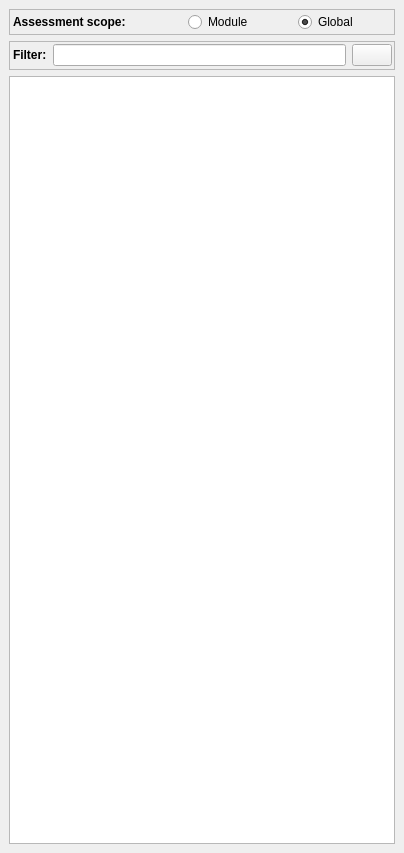
<?xml version="1.0" encoding="UTF-8"?>
<ui version="4.0">
 <class>PipeLineDock</class>
 <widget class="QDockWidget" name="PipeLineDock">
  <property name="geometry">
   <rect>
    <x>0</x>
    <y>0</y>
    <width>404</width>
    <height>853</height>
   </rect>
  </property>
  <property name="minimumSize">
   <size>
    <width>404</width>
    <height>299</height>
   </size>
  </property>
  <property name="features">
   <set>QDockWidget::DockWidgetClosable|QDockWidget::DockWidgetMovable</set>
  </property>
  <property name="allowedAreas">
   <set>Qt::LeftDockWidgetArea</set>
  </property>
  <property name="windowTitle">
   <string>Pipeline</string>
  </property>
  <widget class="QWidget" name="dockWidgetContents">
   <property name="sizePolicy">
    <sizepolicy hsizetype="MinimumExpanding" vsizetype="Expanding">
     <horstretch>0</horstretch>
     <verstretch>0</verstretch>
    </sizepolicy>
   </property>
   <property name="minimumSize">
    <size>
     <width>400</width>
     <height>0</height>
    </size>
   </property>
   <layout class="QVBoxLayout" name="verticalLayout">
    <item>
     <widget class="QFrame" name="scopeFrame">
      <property name="sizePolicy">
       <sizepolicy hsizetype="Preferred" vsizetype="Fixed">
        <horstretch>0</horstretch>
        <verstretch>0</verstretch>
       </sizepolicy>
      </property>
      <property name="maximumSize">
       <size>
        <width>16777215</width>
        <height>16777215</height>
       </size>
      </property>
      <property name="frameShape">
       <enum>QFrame::StyledPanel</enum>
      </property>
      <layout class="QHBoxLayout" name="horizontalLayout">
       <property name="spacing">
        <number>0</number>
       </property>
       <property name="sizeConstraint">
        <enum>QLayout::SetDefaultConstraint</enum>
       </property>
       <property name="leftMargin">
        <number>3</number>
       </property>
       <property name="topMargin">
        <number>2</number>
       </property>
       <property name="rightMargin">
        <number>0</number>
       </property>
       <property name="bottomMargin">
        <number>2</number>
       </property>
       <item>
        <widget class="QLabel" name="scopeLabel">
         <property name="sizePolicy">
          <sizepolicy hsizetype="Preferred" vsizetype="Fixed">
           <horstretch>0</horstretch>
           <verstretch>0</verstretch>
          </sizepolicy>
         </property>
         <property name="minimumSize">
          <size>
           <width>175</width>
           <height>0</height>
          </size>
         </property>
         <property name="font">
          <font>
           <weight>75</weight>
           <bold>true</bold>
          </font>
         </property>
         <property name="text">
          <string>Assessment scope:</string>
         </property>
        </widget>
       </item>
       <item>
        <widget class="QRadioButton" name="localRadioButton">
         <property name="sizePolicy">
          <sizepolicy hsizetype="Minimum" vsizetype="Fixed">
           <horstretch>0</horstretch>
           <verstretch>0</verstretch>
          </sizepolicy>
         </property>
         <property name="minimumSize">
          <size>
           <width>110</width>
           <height>0</height>
          </size>
         </property>
         <property name="text">
          <string>Module</string>
         </property>
         <property name="checked">
          <bool>false</bool>
         </property>
         <attribute name="buttonGroup">
          <string notr="true">scopeButtonGroup</string>
         </attribute>
        </widget>
       </item>
       <item>
        <widget class="QRadioButton" name="globalRadioButton">
         <property name="sizePolicy">
          <sizepolicy hsizetype="Minimum" vsizetype="Fixed">
           <horstretch>0</horstretch>
           <verstretch>0</verstretch>
          </sizepolicy>
         </property>
         <property name="text">
          <string>Global</string>
         </property>
         <property name="checked">
          <bool>true</bool>
         </property>
         <attribute name="buttonGroup">
          <string notr="true">scopeButtonGroup</string>
         </attribute>
        </widget>
       </item>
       <item>
        <spacer name="horizontalSpacer">
         <property name="orientation">
          <enum>Qt::Horizontal</enum>
         </property>
         <property name="sizeHint" stdset="0">
          <size>
           <width>40</width>
           <height>20</height>
          </size>
         </property>
        </spacer>
       </item>
      </layout>
     </widget>
    </item>
    <item>
     <widget class="QFrame" name="filterFrame">
      <property name="frameShape">
       <enum>QFrame::StyledPanel</enum>
      </property>
      <property name="frameShadow">
       <enum>QFrame::Plain</enum>
      </property>
      <layout class="QHBoxLayout" name="horizontalLayout_2">
       <property name="leftMargin">
        <number>3</number>
       </property>
       <property name="topMargin">
        <number>2</number>
       </property>
       <property name="rightMargin">
        <number>2</number>
       </property>
       <property name="bottomMargin">
        <number>3</number>
       </property>
       <item>
        <widget class="QLabel" name="filterLabel">
         <property name="font">
          <font>
           <weight>75</weight>
           <bold>true</bold>
          </font>
         </property>
         <property name="text">
          <string>Filter:</string>
         </property>
        </widget>
       </item>
       <item>
        <widget class="QLineEdit" name="filterLineEdit"/>
       </item>
       <item>
        <widget class="QPushButton" name="clearButton">
         <property name="text">
          <string/>
         </property>
         <property name="icon">
          <iconset resource="../resources_pipeline.qrc">
           <normaloff>:/icons/icons/button_cancel-128.png</normaloff>:/icons/icons/button_cancel-128.png</iconset>
         </property>
        </widget>
       </item>
      </layout>
     </widget>
    </item>
    <item>
     <widget class="QTreeView" name="treeView">
      <property name="sizePolicy">
       <sizepolicy hsizetype="Expanding" vsizetype="Expanding">
        <horstretch>0</horstretch>
        <verstretch>0</verstretch>
       </sizepolicy>
      </property>
      <property name="contextMenuPolicy">
       <enum>Qt::CustomContextMenu</enum>
      </property>
     </widget>
    </item>
   </layout>
  </widget>
 </widget>
 <resources>
  <include location="../resources_pipeline.qrc"/>
 </resources>
 <connections/>
 <buttongroups>
  <buttongroup name="scopeButtonGroup"/>
 </buttongroups>
</ui>
